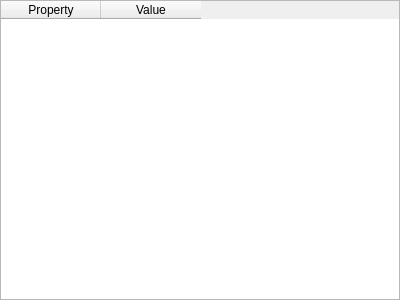
<?xml version="1.0" encoding="UTF-8"?>
<ui version="4.0">
 <class>DictPropertyWidget</class>
 <widget class="QWidget" name="DictPropertyWidget">
  <property name="geometry">
   <rect>
    <x>0</x>
    <y>0</y>
    <width>400</width>
    <height>300</height>
   </rect>
  </property>
  <property name="windowTitle">
   <string>Form</string>
  </property>
  <layout class="QGridLayout" name="gridLayout">
   <property name="leftMargin">
    <number>0</number>
   </property>
   <property name="topMargin">
    <number>0</number>
   </property>
   <property name="rightMargin">
    <number>0</number>
   </property>
   <property name="bottomMargin">
    <number>0</number>
   </property>
   <item row="0" column="0">
    <widget class="QTableWidget" name="property">
     <column>
      <property name="text">
       <string>Property</string>
      </property>
     </column>
     <column>
      <property name="text">
       <string>Value</string>
      </property>
     </column>
    </widget>
   </item>
  </layout>
 </widget>
 <resources/>
 <connections/>
</ui>
